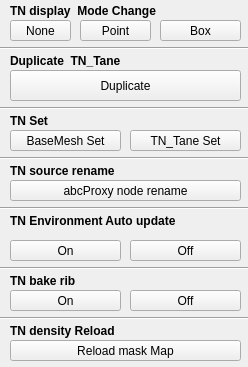
<?xml version="1.0" encoding="UTF-8"?>
<ui version="4.0">
 <class>Form</class>
 <widget class="QWidget" name="Form">
  <property name="geometry">
   <rect>
    <x>0</x>
    <y>0</y>
    <width>248</width>
    <height>367</height>
   </rect>
  </property>
  <property name="windowTitle">
   <string>Tane control Tool</string>
  </property>
  <widget class="QLabel" name="label_1">
   <property name="geometry">
    <rect>
     <x>10</x>
     <y>0</y>
     <width>211</width>
     <height>21</height>
    </rect>
   </property>
   <property name="font">
    <font>
     <weight>75</weight>
     <bold>true</bold>
    </font>
   </property>
   <property name="text">
    <string>TN display  Mode Change</string>
   </property>
  </widget>
  <widget class="QLabel" name="label_2">
   <property name="geometry">
    <rect>
     <x>10</x>
     <y>160</y>
     <width>161</width>
     <height>21</height>
    </rect>
   </property>
   <property name="font">
    <font>
     <weight>75</weight>
     <bold>true</bold>
    </font>
   </property>
   <property name="text">
    <string>TN source rename</string>
   </property>
  </widget>
  <widget class="QLabel" name="label_3">
   <property name="geometry">
    <rect>
     <x>10</x>
     <y>50</y>
     <width>141</width>
     <height>21</height>
    </rect>
   </property>
   <property name="font">
    <font>
     <weight>75</weight>
     <bold>true</bold>
    </font>
   </property>
   <property name="text">
    <string>Duplicate  TN_Tane</string>
   </property>
  </widget>
  <widget class="QLabel" name="label_4">
   <property name="geometry">
    <rect>
     <x>10</x>
     <y>270</y>
     <width>91</width>
     <height>21</height>
    </rect>
   </property>
   <property name="font">
    <font>
     <weight>75</weight>
     <bold>true</bold>
    </font>
   </property>
   <property name="text">
    <string>TN bake rib</string>
   </property>
  </widget>
  <widget class="QLabel" name="label_5">
   <property name="geometry">
    <rect>
     <x>10</x>
     <y>210</y>
     <width>231</width>
     <height>21</height>
    </rect>
   </property>
   <property name="font">
    <font>
     <weight>75</weight>
     <bold>true</bold>
    </font>
   </property>
   <property name="text">
    <string>TN Environment Auto update</string>
   </property>
  </widget>
  <widget class="Line" name="line_4">
   <property name="geometry">
    <rect>
     <x>0</x>
     <y>40</y>
     <width>251</width>
     <height>16</height>
    </rect>
   </property>
   <property name="orientation">
    <enum>Qt::Horizontal</enum>
   </property>
  </widget>
  <widget class="QLabel" name="label_9">
   <property name="geometry">
    <rect>
     <x>10</x>
     <y>320</y>
     <width>211</width>
     <height>21</height>
    </rect>
   </property>
   <property name="font">
    <font>
     <weight>75</weight>
     <bold>true</bold>
    </font>
   </property>
   <property name="text">
    <string>TN density Reload</string>
   </property>
  </widget>
  <widget class="QLabel" name="label_10">
   <property name="geometry">
    <rect>
     <x>10</x>
     <y>110</y>
     <width>121</width>
     <height>21</height>
    </rect>
   </property>
   <property name="font">
    <font>
     <weight>75</weight>
     <bold>true</bold>
    </font>
   </property>
   <property name="text">
    <string>TN Set</string>
   </property>
  </widget>
  <widget class="QPushButton" name="pushButton_display0">
   <property name="geometry">
    <rect>
     <x>10</x>
     <y>20</y>
     <width>61</width>
     <height>21</height>
    </rect>
   </property>
   <property name="text">
    <string>None</string>
   </property>
  </widget>
  <widget class="QPushButton" name="pushButton_display1">
   <property name="geometry">
    <rect>
     <x>80</x>
     <y>20</y>
     <width>71</width>
     <height>21</height>
    </rect>
   </property>
   <property name="text">
    <string>Point</string>
   </property>
  </widget>
  <widget class="QPushButton" name="pushButton_display2">
   <property name="geometry">
    <rect>
     <x>160</x>
     <y>20</y>
     <width>81</width>
     <height>21</height>
    </rect>
   </property>
   <property name="text">
    <string>Box</string>
   </property>
  </widget>
  <widget class="QPushButton" name="pushButton_copy">
   <property name="geometry">
    <rect>
     <x>10</x>
     <y>70</y>
     <width>231</width>
     <height>31</height>
    </rect>
   </property>
   <property name="text">
    <string>Duplicate</string>
   </property>
  </widget>
  <widget class="Line" name="line_5">
   <property name="geometry">
    <rect>
     <x>0</x>
     <y>100</y>
     <width>251</width>
     <height>16</height>
    </rect>
   </property>
   <property name="orientation">
    <enum>Qt::Horizontal</enum>
   </property>
  </widget>
  <widget class="QPushButton" name="pushButton_set0">
   <property name="geometry">
    <rect>
     <x>10</x>
     <y>130</y>
     <width>111</width>
     <height>21</height>
    </rect>
   </property>
   <property name="text">
    <string>BaseMesh Set</string>
   </property>
  </widget>
  <widget class="QPushButton" name="pushButton_set1">
   <property name="geometry">
    <rect>
     <x>130</x>
     <y>130</y>
     <width>111</width>
     <height>21</height>
    </rect>
   </property>
   <property name="text">
    <string>TN_Tane Set</string>
   </property>
  </widget>
  <widget class="Line" name="line_6">
   <property name="geometry">
    <rect>
     <x>0</x>
     <y>150</y>
     <width>251</width>
     <height>16</height>
    </rect>
   </property>
   <property name="orientation">
    <enum>Qt::Horizontal</enum>
   </property>
  </widget>
  <widget class="QPushButton" name="pushButton_sc">
   <property name="geometry">
    <rect>
     <x>10</x>
     <y>180</y>
     <width>231</width>
     <height>21</height>
    </rect>
   </property>
   <property name="text">
    <string>abcProxy node rename</string>
   </property>
  </widget>
  <widget class="QPushButton" name="pushButton_update1">
   <property name="geometry">
    <rect>
     <x>10</x>
     <y>240</y>
     <width>111</width>
     <height>21</height>
    </rect>
   </property>
   <property name="text">
    <string>On</string>
   </property>
  </widget>
  <widget class="QPushButton" name="pushButton_update0">
   <property name="geometry">
    <rect>
     <x>130</x>
     <y>240</y>
     <width>111</width>
     <height>21</height>
    </rect>
   </property>
   <property name="text">
    <string>Off</string>
   </property>
  </widget>
  <widget class="QPushButton" name="pushButton_bake1">
   <property name="geometry">
    <rect>
     <x>10</x>
     <y>290</y>
     <width>111</width>
     <height>21</height>
    </rect>
   </property>
   <property name="text">
    <string>On</string>
   </property>
  </widget>
  <widget class="QPushButton" name="pushButton_bake0">
   <property name="geometry">
    <rect>
     <x>130</x>
     <y>290</y>
     <width>111</width>
     <height>21</height>
    </rect>
   </property>
   <property name="text">
    <string>Off</string>
   </property>
  </widget>
  <widget class="QPushButton" name="pushButton_reload">
   <property name="geometry">
    <rect>
     <x>10</x>
     <y>340</y>
     <width>231</width>
     <height>21</height>
    </rect>
   </property>
   <property name="text">
    <string>Reload mask Map</string>
   </property>
  </widget>
  <widget class="Line" name="line_7">
   <property name="geometry">
    <rect>
     <x>0</x>
     <y>200</y>
     <width>251</width>
     <height>16</height>
    </rect>
   </property>
   <property name="orientation">
    <enum>Qt::Horizontal</enum>
   </property>
  </widget>
  <widget class="Line" name="line_8">
   <property name="geometry">
    <rect>
     <x>0</x>
     <y>260</y>
     <width>251</width>
     <height>16</height>
    </rect>
   </property>
   <property name="orientation">
    <enum>Qt::Horizontal</enum>
   </property>
  </widget>
  <widget class="Line" name="line_9">
   <property name="geometry">
    <rect>
     <x>0</x>
     <y>310</y>
     <width>251</width>
     <height>16</height>
    </rect>
   </property>
   <property name="orientation">
    <enum>Qt::Horizontal</enum>
   </property>
  </widget>
 </widget>
 <resources/>
 <connections/>
</ui>
